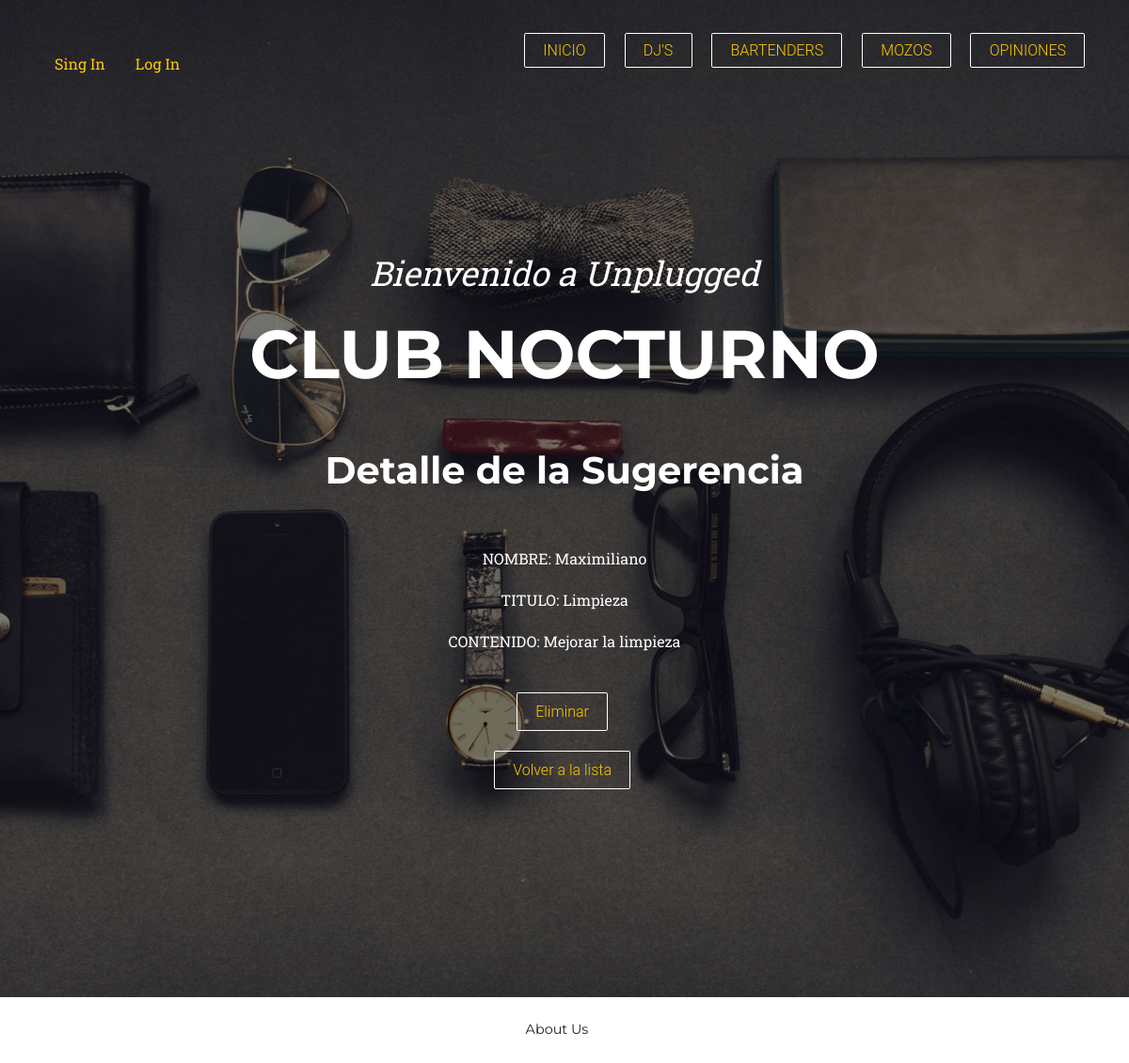
Screenshot of /Suggestions/7 with the database file from the repository.
### appWeb/models.py (models this page shows, shortened)
class Suggestion (models.Model):
    nombre = models.CharField(max_length=40)
    titulo = models.CharField(max_length=100)
    contenido = models.CharField(max_length=150)

### appWeb/views.py (the view)
# urls.py: path('Suggestions/<pk>', SuggestionsDetail.as_view(), name='Suggestionsdetail'),
class SuggestionsDetail (DetailView):
    model = Suggestion
    template_name= 'appWeb/suggestion_Detalle.html'

### appWeb/template/appWeb/suggestion_Detalle.html
{% extends 'appWeb/padre.html' %}
{% load static %}
{% block section1 %}
<h1>Detalle de la Sugerencia</h1>
<br>
<br>
<center>
<p>NOMBRE: {{suggestion.nombre}}</p>
<p>TITULO: {{suggestion.titulo}}</p>
<p>CONTENIDO: {{suggestion.contenido}}</p>
<br>
<p>
<a href="{% url 'Suggestionsdelete' suggestion.id %}" class="button1">Eliminar</a>
</p>
<p>
<a href="{% url 'Suggestion_list' %}" class="button1">Volver a la lista</a>
</p>
</center>
{% endblock %}

### rows the page displays
Suggestion: nombre "Maximiliano", titulo "Limpieza", contenido "Mejorar la limpieza"
